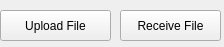
<?xml version="1.0" encoding="UTF-8"?>
<ui version="4.0">
 <class>Form</class>
 <widget class="QWidget" name="Form">
  <property name="geometry">
   <rect>
    <x>0</x>
    <y>0</y>
    <width>224</width>
    <height>47</height>
   </rect>
  </property>
  <property name="windowTitle">
   <string>Form</string>
  </property>
  <widget class="QPushButton" name="pushButton">
   <property name="geometry">
    <rect>
     <x>0</x>
     <y>10</y>
     <width>111</width>
     <height>31</height>
    </rect>
   </property>
   <property name="text">
    <string>Upload File</string>
   </property>
  </widget>
  <widget class="QPushButton" name="pushButton_2">
   <property name="geometry">
    <rect>
     <x>120</x>
     <y>10</y>
     <width>101</width>
     <height>31</height>
    </rect>
   </property>
   <property name="text">
    <string>Receive File</string>
   </property>
  </widget>
 </widget>
 <resources/>
 <connections/>
</ui>
